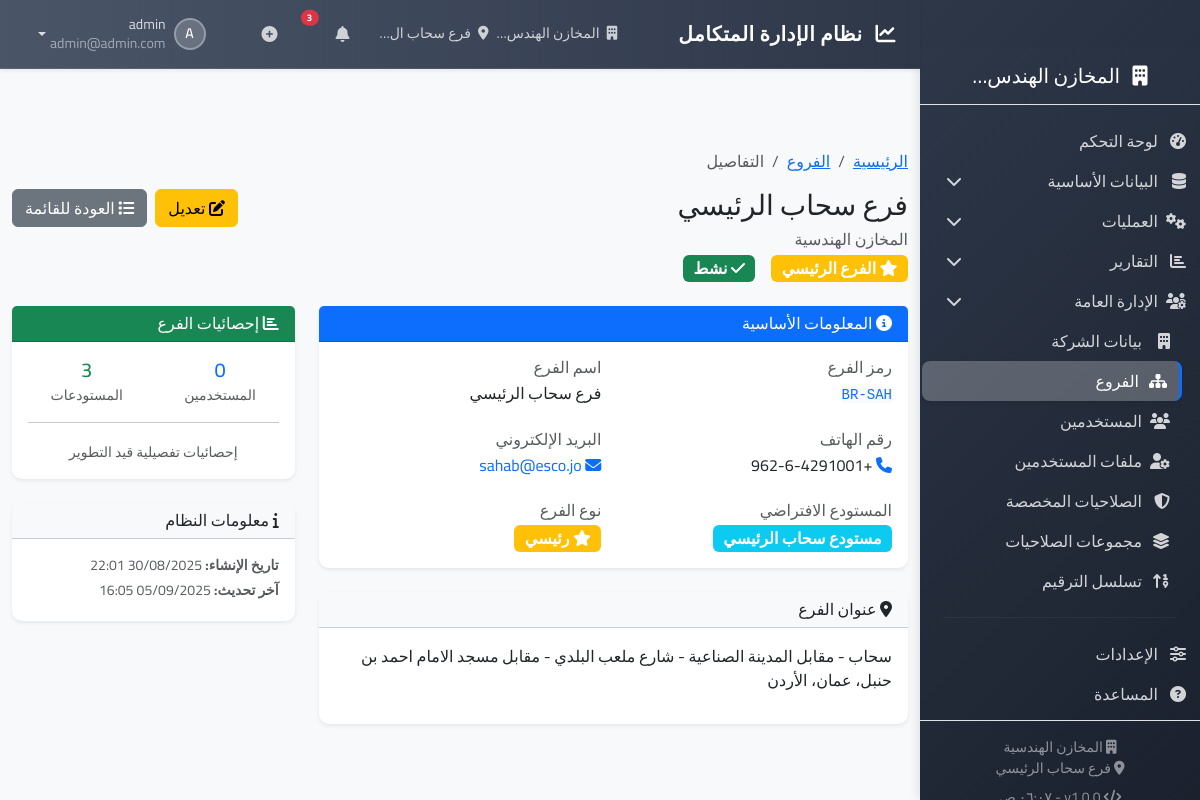
The app's page /branches/1/ (signed in), older data.
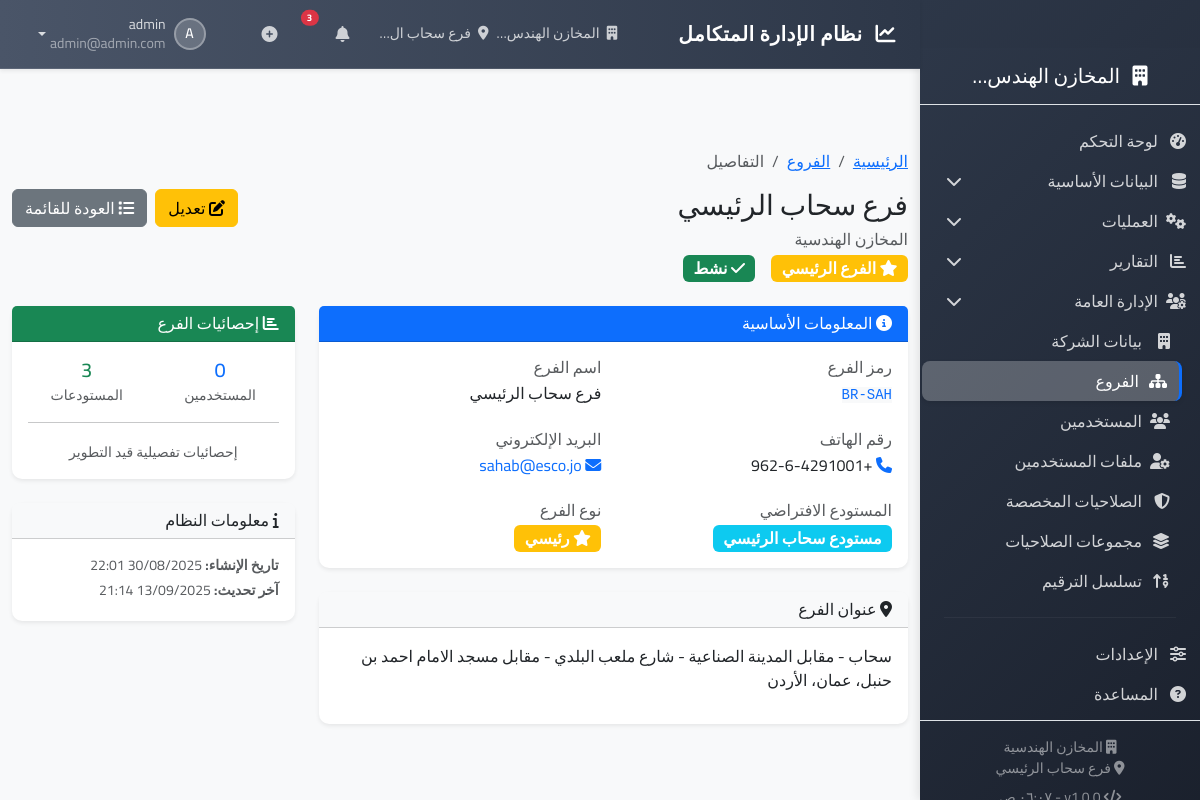
The same page, newer data.
### apps/core/models.py (models this page shows, shortened)
class Branch(models.Model):
    company = models.ForeignKey(Company, on_delete=models.CASCADE, related_name='branches', verbose_name=_('الشركة'))
    code = models.CharField(_('رمز الفرع'), max_length=10)
    name = models.CharField(_('اسم الفرع'), max_length=100)
    phone = models.CharField(_('الهاتف'), max_length=20, blank=True)
    email = models.EmailField(_('البريد الإلكتروني'), blank=True)
    address = models.TextField(_('العنوان'), blank=True)
    default_warehouse = models.ForeignKey(Warehouse, on_delete=models.SET_NULL, null=True, blank=True,
                                          verbose_name=_('المستودع الافتراضي'), related_name='default_for_branches')
    is_main = models.BooleanField(_('الفرع الرئيسي'), default=False)
    is_active = models.BooleanField(_('نشط'), default=True)
    created_at = models.DateTimeField(auto_now_add=True)
    updated_at = models.DateTimeField(auto_now=True)
    class Meta:
        verbose_name = _('فرع')
        verbose_name_plural = _('الفروع')
        unique_together = [['company', 'code']]

class Company(models.Model):
    name = models.CharField(_('اسم الشركة'), max_length=200)
    name_en = models.CharField(_('الاسم بالإنجليزية'), max_length=200)
    tax_number = models.CharField(_('الرقم الضريبي'), max_length=50, unique=True)
    commercial_register = models.CharField(_('السجل التجاري'), max_length=50, blank=True)
    phone = models.CharField(_('الهاتف'), max_length=20)
    email = models.EmailField(_('البريد الإلكتروني'))
    address = models.TextField(_('العنوان'))
    city = models.CharField(_('المدينة'), max_length=50)
    country = models.CharField(_('الدولة'), max_length=50, default='الأردن')
    logo = models.ImageField(_('الشعار'), upload_to='company_logos/', blank=True)
    fiscal_year_start_month = models.IntegerField(_('شهر بداية السنة المالية'), default=1,
                                                  validators=[MinValueValidator(1), MaxValueValidator(12)])
    fiscal_year_start_day = models.IntegerField(_('يوم بداية السنة المالية'), default=1,
                                                validators=[MinValueValidator(1), MaxValueValidator(31)])
    base_currency = models.ForeignKey(Currency, on_delete=models.PROTECT, verbose_name=_('العملة الأساسية'),
                                      related_name='companies')
    default_tax_rate = models.DecimalField(_('نسبة الضريبة الافتراضية %'), max_digits=5, decimal_places=2, default=16.0)
    is_active = models.BooleanField(_('نشطة'), default=True)
    created_at = models.DateTimeField(auto_now_add=True)
    updated_at = models.DateTimeField(auto_now=True)
    class Meta:
        verbose_name = _('شركة')
        verbose_name_plural = _('الشركات')

class BaseModel(models.Model):
    company = models.ForeignKey('core.Company', on_delete=models.CASCADE, verbose_name=_('الشركة'))
    created_at = models.DateTimeField(auto_now_add=True, verbose_name=_('تاريخ الإنشاء'))
    updated_at = models.DateTimeField(auto_now=True, verbose_name=_('تاريخ التعديل'))
    created_by = models.ForeignKey('core.User', on_delete=models.SET_NULL, null=True, related_name='%(class)s_created',
                                   verbose_name=_('أنشأ بواسطة'))
    is_active = models.BooleanField(default=True, verbose_name=_('نشط'))
    class Meta:
        abstract = True

class Warehouse(BaseModel):
    code = models.CharField(_('رمز المستودع'), max_length=20)
    name = models.CharField(_('اسم المستودع'), max_length=100)
    name_en = models.CharField(_('الاسم الإنجليزي'), max_length=100, blank=True)
    address = models.TextField(_('العنوان'), blank=True)
    phone = models.CharField(_('الهاتف'), max_length=20, blank=True)
    is_main = models.BooleanField(_('المستودع الرئيسي'), default=False)
    allow_negative_stock = models.BooleanField(_('السماح بالرصيد السالب'), default=False)
    manager = models.ForeignKey('User', on_delete=models.SET_NULL, null=True, blank=True,
                                verbose_name=_('مدير المستودع'), related_name='managed_warehouses')
    notes = models.TextField(_('ملاحظات'), blank=True)
    custom_fields = models.JSONField(
        _('حقول مخصصة'),
        default=dict,
        blank=True,
        help_text=_('حقول إضافية حسب احتياجات العمل')
    )
    class Meta:
        verbose_name = _('مستودع')
        verbose_name_plural = _('المستودعات')
        unique_together = [['company', 'code']]
        ordering = ['name']

### apps/core/views/branch_views.py (the view)
# urls.py: path('branches/<int:pk>/', views.BranchDetailView.as_view(), name='branch_detail'),
class BranchDetailView(LoginRequiredMixin, PermissionRequiredMixin, CompanyMixin, DetailView):
    model = Branch
    template_name = 'core/branches/branch_detail.html'
    context_object_name = 'branch'
    permission_required = 'core.view_branch'
    def get_context_data(self, **kwargs):
        context = super().get_context_data(**kwargs)
        users_count = User.objects.filter(branch=self.object, is_active=True).count()
        warehouses_count = Warehouse.objects.filter(company=self.object.company).count()
        context.update({
            'title': _('تفاصيل الفرع: %(name)s') % {'name': self.object.name},
            'can_change': self.request.user.has_perm('core.change_branch'),
            'can_delete': self.request.user.has_perm('core.delete_branch'),
            'breadcrumbs': [
                {'title': _('الرئيسية'), 'url': reverse('core:dashboard')},
                {'title': _('الفروع'), 'url': reverse('core:branch_list')},
                {'title': _('التفاصيل'), 'url': ''}
            ],
            'edit_url': reverse('core:branch_update', kwargs={'pk': self.object.pk}),
            'delete_url': reverse('core:branch_delete', kwargs={'pk': self.object.pk}),
            'users_count': users_count,
            'warehouses_count': warehouses_count,
        })
        return context

### apps/core/context_processors.py (called while the page is built)
def system_settings(request):
    return {
        'SYSTEM_NAME': 'نظام ERP',
        'SYSTEM_VERSION': '1.0.0',
        'COMPANY_NAME': request.current_company.name if hasattr(request, 'current_company') and request.current_company else '',
        'BRANCH_NAME': request.current_branch.name if hasattr(request, 'current_branch') and request.current_branch else '',
        'CURRENCY': 'د.أ',  # الدينار الأردني
    }

### apps/core/mixins.py (called while the page is built)
    @property
    def current_company(self):
        user = self.request.user
        if hasattr(user, 'company') and user.company:
            return user.company
        else:
            from .models import Company
            return Company.objects.first()

    def dispatch(self, request, *args, **kwargs):
        request.current_company = self.current_company
        return super().dispatch(request, *args, **kwargs)

### apps/core/models.py (called while the page is built, shortened)
    def can_access_branch(self, branch):
        if self.is_superuser:
            return True

### apps/core/templates/core/branches/branch_detail.html (shortened to what the changed rows need)
{% extends 'base/base.html' %}
{% load i18n static %}
{% block content %}
<div class="container-fluid py-4">
    <div class="d-flex justify-content-between align-items-start mb-4">
        <div>
            <h1 class="h3 mb-1">{{ branch.name }}</h1>
            <p class="text-muted mb-1">{{ branch.company.name }}</p>
            <div class="d-flex align-items-center gap-3">
                {% if branch.is_main %}
                    <span class="badge bg-warning fs-6">
                    </span>
                {% else %}
                    <span class="badge bg-secondary fs-6">
                        <i class="fas fa-sitemap"></i> {% trans "فرع فرعي" %}
                    </span>
                {% endif %}
                {% if branch.is_active %}
                    <span class="badge bg-success fs-6">
                    </span>
                {% else %}
                    <span class="badge bg-secondary fs-6">
                        <i class="fas fa-times"></i> {% trans "غير نشط" %}
                    </span>
                {% endif %}
            </div>
        </div>
    </div>
    <div class="row">
        <div class="col-lg-8">
            <div class="card shadow-sm mb-4">
                <div class="card-body">
                    <div class="row g-4">
                        <div class="col-md-6">
                            <p class="mb-0">
                                <code class="bg-light text-primary">{{ branch.code }}</code>
                            </p>
                        </div>
                        <div class="col-md-6">
                            <h6 class="text-muted mb-1">{% trans "اسم الفرع" %}</h6>
                            <p class="mb-0">{{ branch.name }}</p>
                        </div>
                        {% if branch.phone %}
                        <div class="col-md-6">
                            <h6 class="text-muted mb-1">{% trans "رقم الهاتف" %}</h6>
                            <p class="mb-0">
                                <i class="fas fa-phone text-primary"></i> {{ branch.phone }}
                            </p>
                        </div>
                        {% endif %}
                        {% if branch.email %}
                        <div class="col-md-6">
                            <h6 class="text-muted mb-1">{% trans "البريد الإلكتروني" %}</h6>
                            <p class="mb-0">
                                <i class="fas fa-envelope text-primary"></i>
                                <a href="mailto:{{ branch.email }}" class="text-decoration-none">{{ branch.email }}</a>
                            </p>
                        </div>
                        {% endif %}
                        {% if branch.default_warehouse %}
                        <div class="col-md-6">
                            <h6 class="text-muted mb-1">{% trans "المستودع الافتراضي" %}</h6>
                            <p class="mb-0">
                                <span class="badge bg-info fs-6">{{ branch.default_warehouse.name }}</span>
                            </p>
                        </div>
                        {% endif %}
                    </div>
                </div>
            </div>
            {% if branch.address %}
            <div class="card shadow-sm mb-4">
                <div class="card-header bg-light">
                    <h6 class="card-title mb-0">
                        <i class="fas fa-map-marker-alt"></i> {% trans "عنوان الفرع" %}
                    </h6>
                </div>
                <div class="card-body">
                    <p class="mb-0">{{ branch.address|linebreaks }}</p>
                </div>
            </div>
            {% endif %}
        </div>
        <div class="col-lg-4">
            <div class="card shadow-sm mb-4">
                <div class="card-body">
                    <small class="text-muted d-block mb-1">
                        <strong>{% trans "تاريخ الإنشاء" %}:</strong> {{ branch.created_at|date:"d/m/Y H:i" }}
                    </small>
                    <small class="text-muted d-block mb-1">
                        <strong>{% trans "آخر تحديث" %}:</strong> {{ branch.updated_at|date:"d/m/Y H:i" }}
                    </small>
                </div>
            </div>
        </div>
    </div>
</div>
{% endblock %}

### templates/includes/sidebar.html (shortened to what the changed rows need)
{% load i18n static %}
<div class="sidebar-wrapper">
    <div class="sidebar-footer p-3 mt-auto border-top">
        <div class="text-center text-white-50">
            {% if request.current_company %}
            <small class="d-block"><i class="fas fa-building"></i> {{ request.current_company.name|truncatechars:20 }}</small>
            {% endif %}
            {% if request.current_branch %}
            <small class="d-block"><i class="fas fa-map-marker-alt"></i> {{ request.current_branch.name|truncatechars:20 }}</small>
            {% endif %}
            <small class="d-block mt-2">
                <i class="fas fa-code"></i> v1.0.0 -
                <span id="currentTime"></span>
            </small>
        </div>
    </div>
</div>

### templates/includes/navbar.html (shortened to what this page needs)
{% load i18n %}
<nav class="navbar navbar-expand-lg navbar-custom shadow-sm">
    <div class="container-fluid px-4">
        <div class="d-flex align-items-center">
            <h5 class="navbar-brand mb-0 text-white">
                <i class="fas fa-chart-line me-2"></i>
                {% trans "نظام الإدارة المتكامل" %}
            </h5>
        </div>
        <div class="navbar-nav ms-auto d-flex flex-row align-items-center">
            {% if user.is_authenticated %}
                <div class="nav-item me-3">
                    <div class="d-flex align-items-center text-white-75">
                        {% if request.current_company %}
                            <small>
                                <i class="fas fa-building me-1"></i>
                                {{ request.current_company.name|truncatechars:15 }}
                            </small>
                        {% endif %}
                        {% if request.current_branch %}
                            <small class="ms-2">
                                <i class="fas fa-map-marker-alt me-1"></i>
                                {{ request.current_branch.name|truncatechars:12 }}
                            </small>
                        {% endif %}
                    </div>
                </div>
                <div class="nav-item dropdown me-3">
                    <a class="nav-link position-relative text-white-75 hover-white" href="#" role="button" data-bs-toggle="dropdown">
                        <i class="fas fa-bell"></i>
                        <span class="position-absolute top-0 start-100 translate-middle badge rounded-pill bg-danger">
                            3
                        </span>
                    </a>
                </div>
                <div class="nav-item dropdown me-3">
                    <a class="nav-link text-white-75 hover-white" href="#" role="button" data-bs-toggle="dropdown">
                        <i class="fas fa-plus-circle"></i>
                    </a>
                </div>
                <div class="nav-item dropdown">
                    <a class="nav-link dropdown-toggle d-flex align-items-center text-white hover-white" href="#" role="button" data-bs-toggle="dropdown">
                        <div class="user-avatar me-2">
                            <span>{{ user.first_name.0|default:user.username.0|upper }}</span>
                        </div>
                        <div class="user-info d-none d-md-block">
                            <small class="d-block">{{ user.get_full_name|default:user.username }}</small>
                            <small class="text-white-50">{{ user.email|truncatechars:20 }}</small>
                        </div>
                    </a>
                </div>
            {% endif %}
        </div>
    </div>
</nav>

Row changes from the older to the newer data that the page shows:
changed Branch "فرع سحاب الرئيسي": updated_at "05/09/2025 16:05" → "13/09/2025 21:14"
